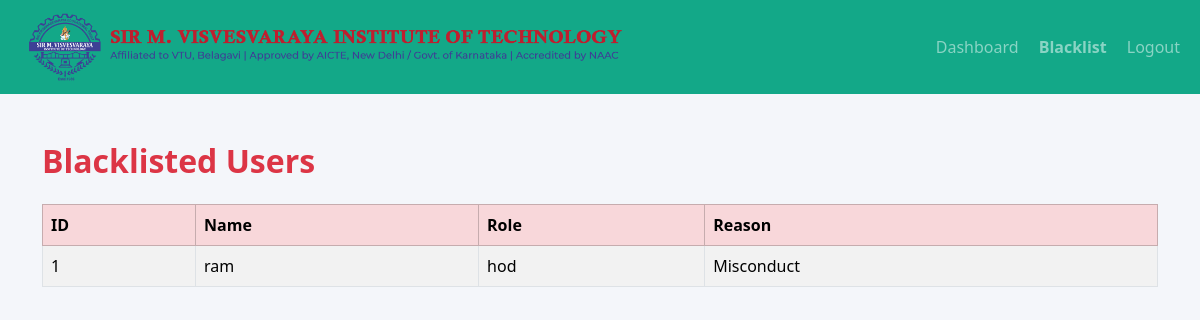
The app's page /principal/blacklist (signed in) with its own data.
### models.py (models this page shows)
class HOD(db.Model):
    id = db.Column(db.Integer, primary_key=True)
    name = db.Column(db.String(120), nullable=False)
    email = db.Column(db.String(120), unique=True, nullable=False)
    password = db.Column(db.String(120), nullable=False)
    phone = db.Column(db.String(20))
    department_id = db.Column(db.Integer, db.ForeignKey("department.id"))
    department = db.relationship("Department", backref="hods", lazy=True)
    availabilities = db.relationship("HODAvailability", backref="hod", lazy=True)

class Blocklist(db.Model):
    id = db.Column(db.Integer, primary_key=True)
    role = db.Column(db.String(20))   # "hod" or "staff"
    ref_id = db.Column(db.Integer)    # holds hod_id or staff_id
    reason = db.Column(db.String(200))

### app.py (the view)
@app.route("/principal/blacklist")
def principal_blacklist():
    if session.get("role") != "principal":
        return redirect("/login/principal")
    entries = Blocklist.query.all()
    view_rows = []
    for e in entries:
        name = "Unknown"
        if e.role == "hod":
            hod = HOD.query.get(e.ref_id)
            name = hod.name if hod else f"HOD (ID {e.ref_id})"
        elif e.role == "staff":
            st = Staff.query.get(e.ref_id)
            name = st.name if st else f"Staff (ID {e.ref_id})"
        view_rows.append({
            "id": e.id,
            "name": name,
            "role": e.role,
            "reason": e.reason
        })
    return render_template("principal_blacklist.html", bl=view_rows)

### templates/principal_blacklist.html
{% extends "base.html" %}
{% block content %}
<h2 class="fw-bold text-danger mb-4">Blacklisted Users</h2>
<table class="table table-bordered table-striped">
    <thead class="table-danger">
        <tr>
            <th>ID</th>
            <th>Name</th>
            <th>Role</th>
            <th>Reason</th>
        </tr>
    </thead>
    <tbody>
        {% for b in bl %}
        <tr>
            <td>{{ b.id }}</td>
            <td>{{ b.name }}</td>
            <td>{{ b.role }}</td>
            <td>{{ b.reason or "-" }}</td>
        </tr>
        {% endfor %}
    </tbody>
</table>
{% endblock %}

### templates/base.html (style rules this page uses)
body { background: #f4f6fa; position: relative; }
body::before { content: ""; position: fixed; top: 50%; left: 50%; width: 2500px; height: 3000px; background: url('/static/smvit_img.jpg') no-repeat center; background-size: contain; opacity: 0.38; transform: translate(-50%, -50%); z-index: -1; }

### records on screen
HOD: name "ram"
Blocklist: role "hod", reason "Misconduct"

### other values on screen
{{ b.id }} "1"
